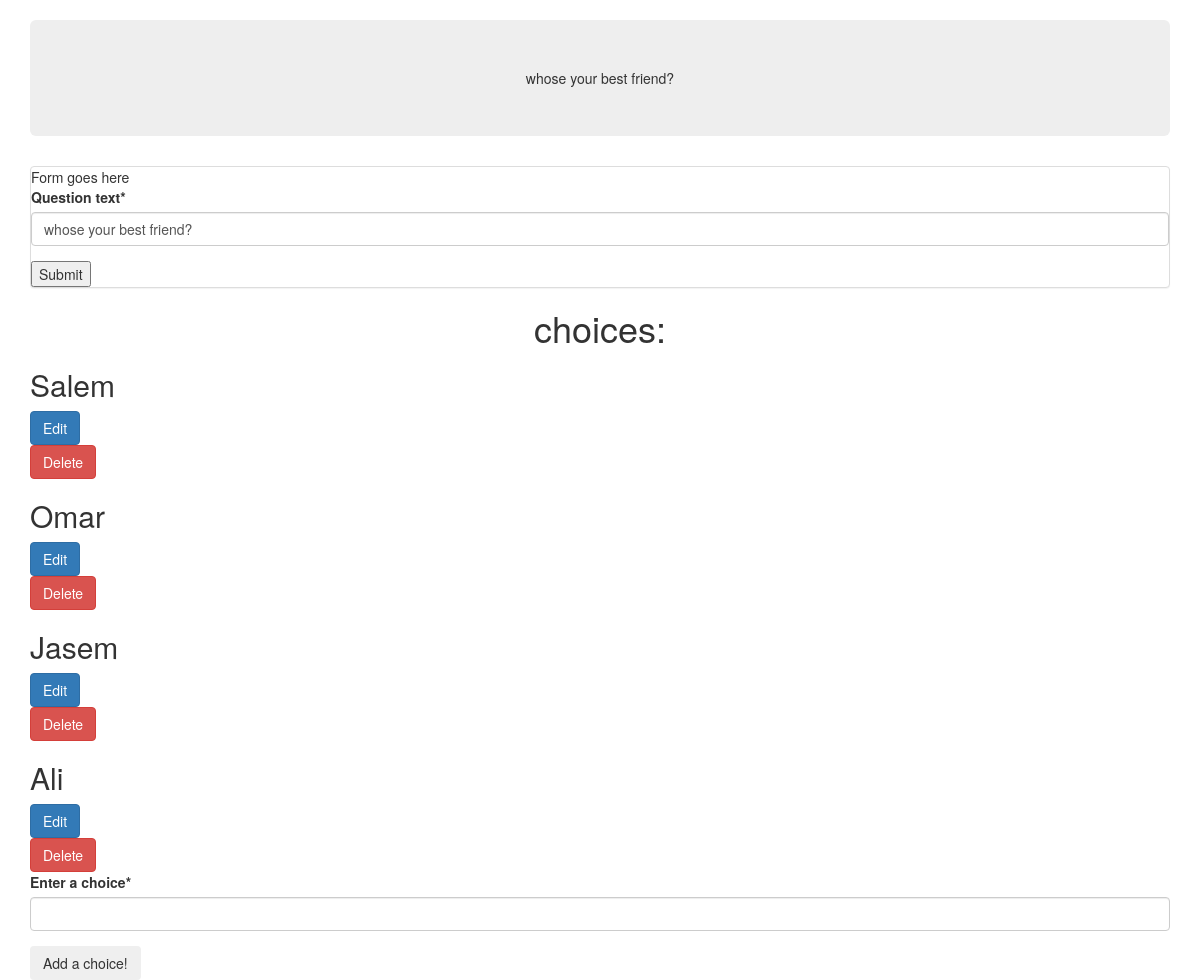
The app's page /polls/question/40/edit/ with its own data.
### polls/models.py (models this page shows, shortened)
class Question(models.Model):
    question_text = models.CharField(max_length=200)
    pub_date = models.DateTimeField('date published')
    owner = models.ForeignKey(User)
    slug = models.CharField(max_length=255)

class Choice(models.Model):
    question = models.ForeignKey(Question, on_delete=models.CASCADE)
    choice_text = models.CharField(max_length=200)
    votes = models.IntegerField(default=20)

### polls/views.py (the view, shortened to what this page needs)
# urls.py: url(r'^question/(?P<question_id>[0-9]+)/edit/$', views.edit_question, name="edit"),
def edit_question(request, question_id):
    question = Question.objects.get(id=question_id)
    add_choice_form = forms.ChoiceForm(initial={'question':question})
    if request.method == "GET":
        form = forms.QuestionForm(instance=question)
        context = {
            "question" : question,
            "form": form,
            "choice_form": add_choice_form
        }
        return render(request, "polls/edit_question.html",context)

### polls/forms.py
class QuestionForm(forms.ModelForm):
    class Meta:
        model = Question
        fields = ["question_text"]

class ChoiceForm (forms.ModelForm):
    class Meta:
        model= Choice
        fields= ["question", "choice_text"]
        labels = {
            'question': 'choose a question',
            'choice_text' : 'Enter a choice'
        }
        widgets = {'question' : forms.HiddenInput}

### polls/templates/polls/edit_question.html (shortened to what this page needs)
{% extends 'polls/base.html'%}
{% load crispy_forms_tags %}
{% block header %}
{{ question.question_text }}
{% endblock %}
{% block content %}
<div class="panel panel-default">
    Form goes here
    <form action="{% url 'polls:edit' question.id %}" method="POST">
        {{ form | crispy}}
    <input type="submit">
    </form>
</div>
<h1> choices:</h1>
{% for choice in question.choice_set.all %}
<h2> {{ choice.choice_text}}</h2>
  <a href="{% url 'polls:edit_choice' choice.id %}" class="btn btn-primary">Edit</a>
<form action="{% url 'polls:delete_choice' choice.id %}" method="POST">
                    <input class="btn btn-danger"
                           type="submit"
                           value="Delete"/>
</form>
{% endfor %}
<form action="{% url 'polls:add_choice' %}" method="post">
    {{ choice_form | crispy }}
    <input type="submit" class="btn" value="Add a choice!">
</form>
{% endblock %}

### polls/templates/polls/base.html (style rules this page uses)
h1 { text-align:center }

### records on screen
Question: question_text "whose your best friend?"
Choice: choice_text "Salem"
Choice: choice_text "Omar"
Choice: choice_text "Jasem"
Choice: choice_text "Ali"
